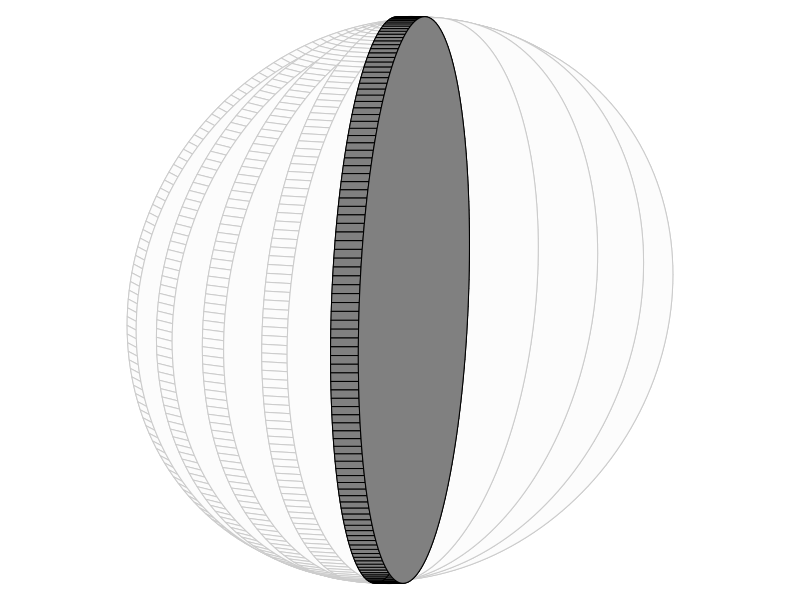

The R source for this figure:
## ---- chunk 1
n = 200
## ---- chunk 2
par(mar=c(0,0,0,0),pty="s")
plot(0,0,"n",xlim=c(-1,1),ylim=c(-1,1),ann=F,axes=F)
drawcoin = function(w=0.01,th=0,lincol="black",fillcol="white"){
    thes = seq(0,2*pi,pi/100)
    x1s = cos(thes)
    y1s = sin(thes)
    z1s = rep(-w/2,length(x1s))
    x2s = cos(thes)
    y2s = sin(thes)
    z2s = rep(w/2,length(x2s))
    p1s = matrix(c(x1s,y1s,z1s),3,byrow = T)
    p2s = matrix(c(x2s,y2s,z2s),3,byrow = T)
    R = matrix(c(cos(th),0,sin(th),
                 0,1,0,
                 -sin(th),0,cos(th)),3,byrow=T)
    P = matrix(c(1,0,-0.2,
                 0,1,-0.2),2,byrow=T)
    
    res1 = P %*% R %*% p1s
    res2 = P %*% R %*% p2s
    
    polygon(res1[1,],res1[2,],col=fillcol,border=lincol)
    for(i in 1:(length(res1[1,])-1)){
        polygon(c(res1[1,i],res1[1,i+1],res2[1,i+1],res2[1,i]),
                c(res1[2,i],res1[2,i+1],res2[2,i+1],res2[2,i]),
                col=fillcol,border=lincol
                )
    }
    polygon(res2[1,],res2[2,],col=fillcol,border=lincol)
}

ths = c(pi/6,pi/4,pi/3,5*pi/12,pi/2)

ghostfill = rgb(0.99,0.99,0.99)
ghostline = rgb(0.8,0.8,0.8)
solidfill = rgb(0.5,0.5,0.5)
solidline = rgb(0,0,0)

fills = c(rep(ghostfill,length(ths)-1),solidfill)
lines = c(rep(ghostline,length(ths)-1),solidline)

for(i in 1:length(ths)){
    drawcoin(0.1,ths[i],lines[i],fills[i])
}

## ---- chunk 3
lets = LETTERS
for(ai in LETTERS){
    for(aj in LETTERS){
        lets = c(lets,paste0(ai,aj,collapse=""))
    }
}
GR = lets[n]
GT = lets[n+2]
